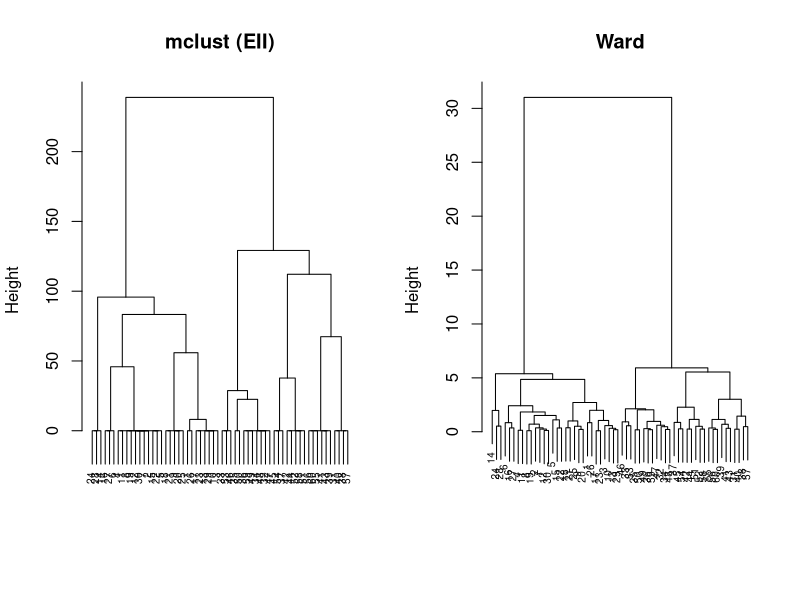
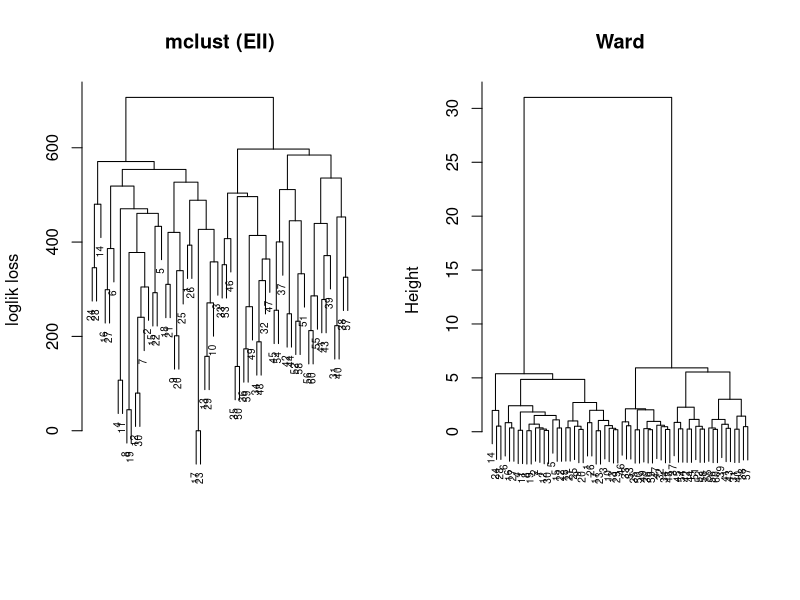
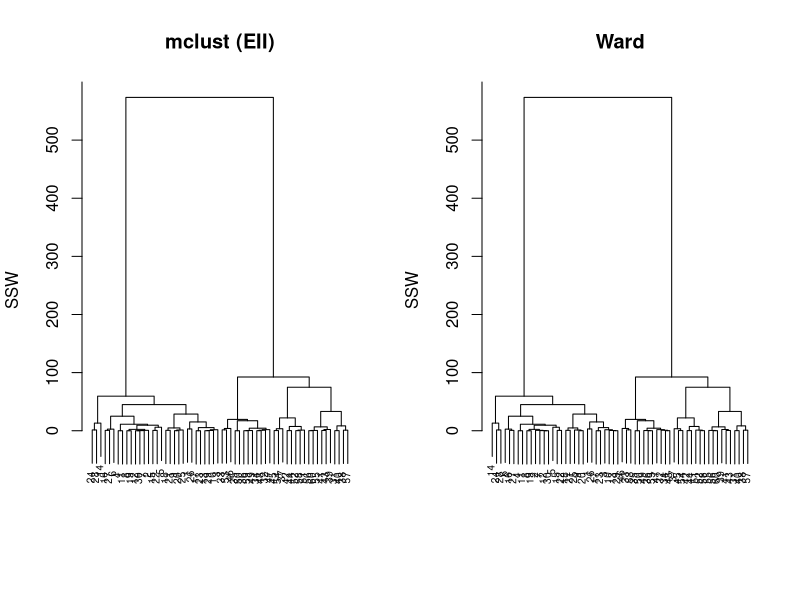
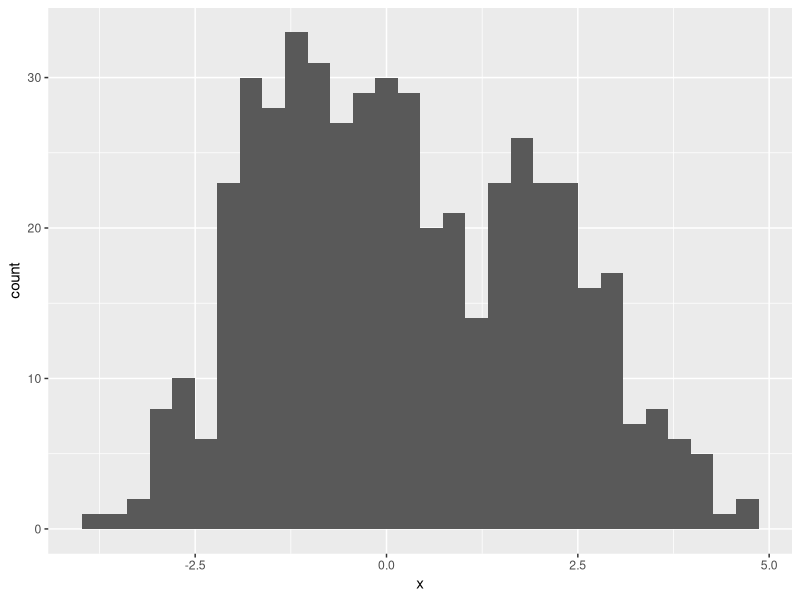
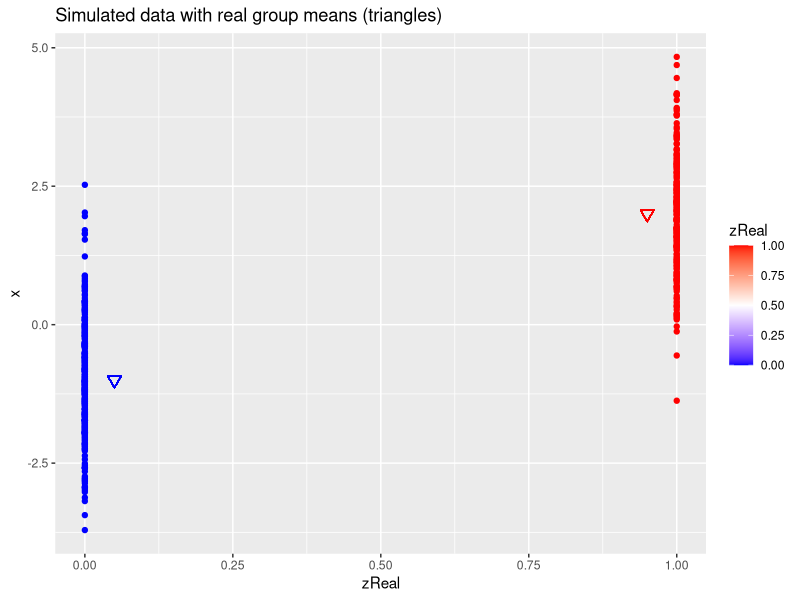
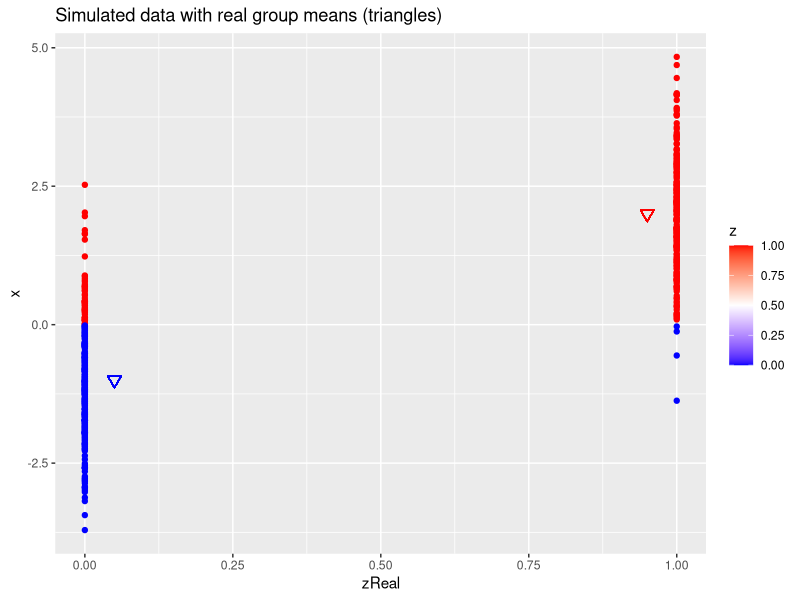
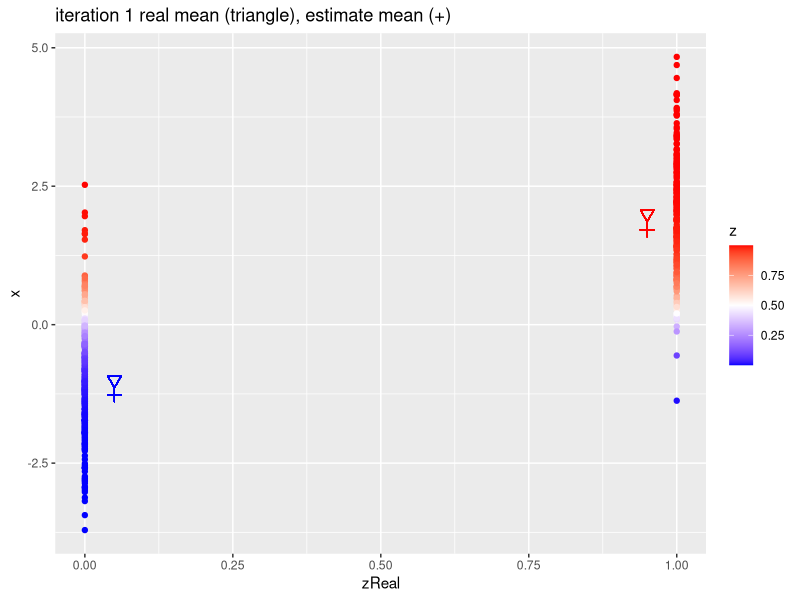
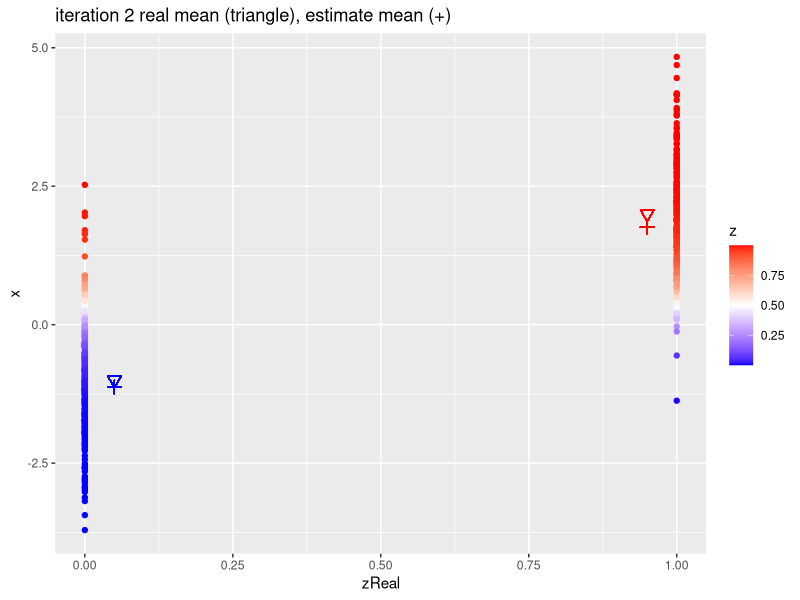

These figures' R source, in order:
## ---- chunk 1

## ---- chunk 2
library(mclust)

set.seed(1)
X <- rbind(
  matrix(rnorm(60, mean = 0), ncol = 2),
  matrix(rnorm(60, mean = 4), ncol = 2)
  )
## ---- chunk 3
## within-cluster sum of squares of a partition
n <- nrow(X)

## model based hierarchical clustering with spherical equal volume model
hcEIIobj <- hc(X, modelName = "EII", use = "VARS")
treeEII <- as.hclust(hcEIIobj)
treeEII$labels <- NULL


## Ward's method
treeWard <- hclust(dist(X), method = "ward.D2")


par(mfrow = c(1, 2))
plot(treeEII, main = "mclust (EII)",
     xlab = "", sub = "", cex = 0.6)
plot(treeWard, main = "Ward",
     xlab = "", sub = "", cex = 0.6)
## ---- chunk 4
## within-cluster sum of squares of a partition
withinSS <- function(cl, dat)
  sum(sapply(unique(cl), function(k)
    sum(scale(dat[cl == k, , drop = FALSE], scale = FALSE)^2)))

n <- nrow(X)
p <- ncol(X)
W <- hclass(hcEIIobj, G = 1:(n - 1)) |>
  apply(2, withinSS, dat = X)                    # withinSS from em.qmd
logLik <- -n * p / 2 * log(2 * pi * W / (n * p)) - n * p / 2

treeEII$height <- rev(max(logLik) - logLik)        # loss of log-likelihood, from G = n-1 down to 1

par(mfrow = c(1, 2))
plot(treeEII, main = "mclust (EII)",
     xlab = "", ylab="loglik loss", sub = "", cex = 0.6)
plot(treeWard, main = "Ward",
     xlab = "", sub = "", cex = 0.6)
## ---- chunk 5
## model based hierarchical clustering with spherical equal volume model
treeEII$height <- hclass(hcEIIobj, G = 1:(n - 1)) |>
  apply(2, withinSS, dat = X) |>
  rev()

## Ward's method
treeWard$height <- sapply((n - 1):1, function(g) withinSS(cutree(treeWard, g), dat = X))

par(mfrow = c(1, 2))
plot(treeEII, main = "mclust (EII)",
     xlab = "", sub = "", ylab = "SSW", cex = 0.6)
plot(treeWard, main = "Ward",
     xlab = "", sub = "", ylab = "SSW", cex = 0.6)
## ---- chunk 6
library(tidyverse)
mu1Real <- 2
mu2Real <- -1
pi1Real = .4
set.seed(114)
zReal <- rbinom(500, size = 1, prob = pi1Real)
x <- ifelse(zReal==1, rnorm(500,mean=mu1Real), rnorm(500, mean=mu2Real))
data.frame(x) |>
  ggplot(aes(x = x)) +
  geom_histogram()
data.frame(x,zReal) |>
    ggplot(aes(zReal,x,color=zReal)) +
    geom_point() +
    scale_colour_gradient2(
      low = "blue",
      mid="white",
      high="red",
      midpoint = 0.5) +
      geom_point(x=.95,y=mu1Real, shape=25, col="red", size=3) +
      geom_point(x=0.05,y=mu2Real, shape=25, col="blue", size=3) +
      ggtitle("Simulated data with real group means (triangles)")
## ---- chunk 7
z <- as.double(x > 0)
n <- length(z)

p <- data.frame(x,zReal,z) |>
  ggplot(aes(zReal,x,color=z)) +
  geom_point() +
  scale_colour_gradient2(
    low = "blue",
    mid="white",
    high="red",
    midpoint = 0.5) +
  geom_point(x=.95,y=mu1Real, shape=25, col="red", size=3) +
  geom_point(x=0.05,y=mu2Real, shape=25, col="blue", size=3) +
  ggtitle("Simulated data with real group means (triangles)")


p
## ---- chunk 8
for (k in 1:10)
{
  ## M-step
  pi1 <- sum(z)/n
  mu1 <- sum(z * x)/sum(z)
  mu2 <- sum((1-z) * x)/sum(1-z)

  ## E-step
  d1 <- dnorm(x,mean=mu1)
  d2 <- dnorm(x,mean=mu2)
  d <- pi1 * d1 + (1-pi1)*d2
  z <- pi1*d1/d
  p <- data.frame(x,zReal,z) |>
    ggplot(aes(zReal,x,color=z)) +
    geom_point() +
    scale_colour_gradient2(
      low = "blue",
      mid="white",
      high="red",
      midpoint = 0.5) +
      geom_point(x=.95,y=mu1Real, shape=25, col="red", size=3) +
      geom_point(x=0.05,y=mu2Real, shape=25, col="blue", size=3) +
      geom_point(x=.95,y=mu1, shape=3, col="red", size=3) +
      geom_point(x=.05,y=mu2, shape=3, col="blue", size=3) +
      ggtitle(paste0("iteration ",k, " real mean (triangle), estimate mean (+)"))

  print(p)
}
## ---- chunk 9
zInit <- as.double(x > 0)
mu1Init <- sum(zInit*x)/sum(zInit)
mu2Init <- sum((1-zInit)*x)/sum((1-zInit))
pi1Init <- mean(zInit)

knitr::kable(data.frame(
  parameter = c("mu1", "mu2", "pi1"),
  population = c(mu1Real, mu2Real, pi1Real),
  initial = c(mu1Init, mu2Init, pi1Init) |> round(3),
  estimate = c(mu1, mu2, pi1) |> round(3)
  )
  )
## ---- chunk 10
zCem <- as.double(x > 0)

for (k in 1:10)
{
  ## M-step
  mu1Cem <- sum(zCem * x)/sum(zCem)
  mu2Cem <- sum((1-zCem) * x)/sum(1-zCem)

  ## E-step with equal proportions and equal variances
  d1 <- dnorm(x, mean = mu1Cem)
  d2 <- dnorm(x, mean = mu2Cem)
  zSoft <- d1/(d1 + d2)

  ## C-step: hard assignment, i.e. assign to the nearest mean
  zCem <- as.double(zSoft > 0.5)
}
## ---- chunk 11
km <- kmeans(x, centers = c(mu1Init, mu2Init))

table(CEM = zCem, kmeans = km$cluster)

knitr::kable(data.frame(
  parameter = c("mu1", "mu2"),
  population = c(mu1Real, mu2Real),
  EM = c(mu1, mu2) |> round(3),
  CEM = c(mu1Cem, mu2Cem) |> round(3),
  kmeans = km$centers[,1] |> round(3)
  )
  )
## ---- chunk 12
